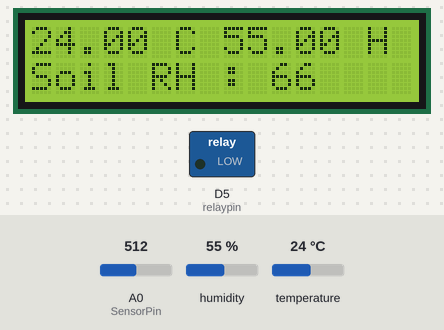
Recording of a program running on a simulated ESP8266 (NodeMCU). Parts: 16×2 character LCD, switched loads named in the program (green lamp = pin HIGH). The inputs (shaded band) are chosen by the test bench; at power-on: A0 (SensorPin) = 512, humidity 55 %, temperature 24 °C. WiFi joins after 1.5 s; servers stay silent unless stated; no MQTT or app messages arrive unless stated; what the program prints to the serial monitor is not drawn.

Above: at 2.7 s.
2.8 s: A0 (SensorPin) set to 646
At 4.0 s:
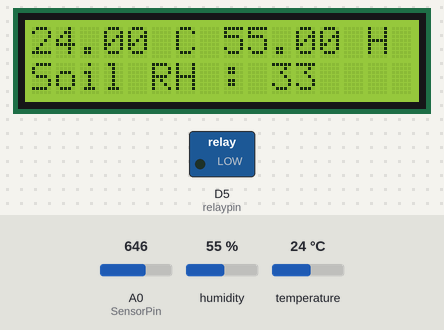
4.3 s: A0 (SensorPin) set to 671
At 5.5 s:
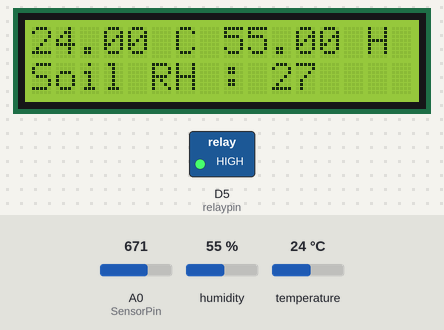
5.8 s: humidity set to 22 %
At 7.0 s:
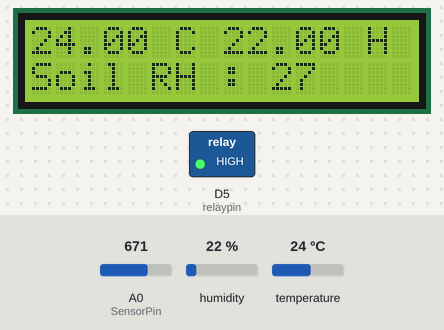
7.3 s: temperature set to 12 °C
At 8.5 s:
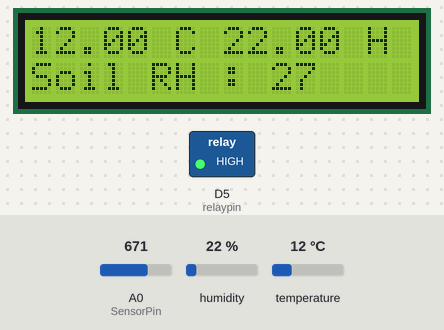
8.8 s: humidity set to 40 %
At 9.4 s:
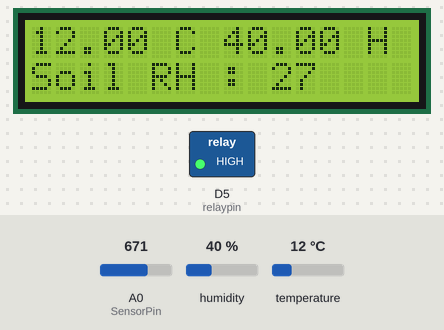
10.3 s: A0 (SensorPin) set to 716
At 11.6 s:
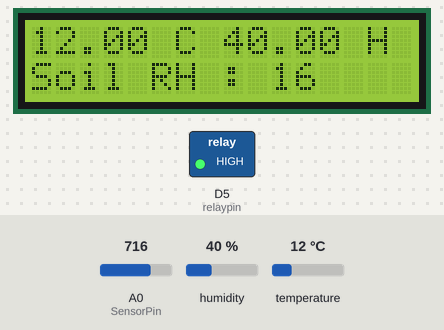
Timing chart, 0 to 12.8 s (numbered marks = the images above; inputs shaded):
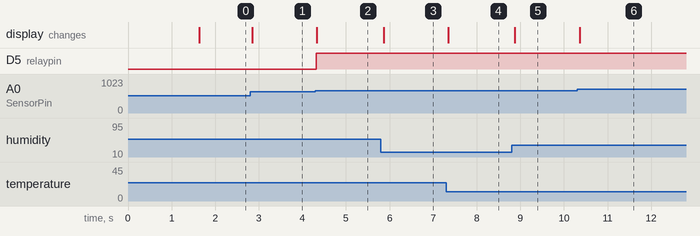

Measured:
- the behaviour switches between 657 and 658 on A0 (SensorPin) (found by bisection; images 1 and 2)
- after the input at 2.8 s, the display: changes after 0.05 s (image 1)
- after the input at 4.3 s, D5 (relaypin): LOW → HIGH at once; the display: changes at once (image 2)
- after the input at 5.8 s, the display: changes after 0.07 s (image 3)
- after the input at 7.3 s, the display: changes at once (image 4)
- after the input at 8.8 s, the display: changes after 0.07 s (image 5)
- after the input at 10.3 s, the display: changes after 0.06 s (image 6)

The program:

main.cpp
```cpp
#include <Arduino.h>
#include <ESP8266WiFi.h>
#include <PubSubClient.h>
#include <LiquidCrystal_I2C.h>
#include <SimpleDHT.h>

/*
  Global Variable
*/
// DHT 11
float temperature = 0;
float humidity = 0;

// Soil Moisture
const int AirValue = 785;
const int WaterValue = 380;
const int SensorPin = A0;
int soilMoistureValue = 0;
int soilmoisturepercent = 0;
int relaypin = D5;

SimpleDHT11 dht11(D7);
/* -----------------------------*/

/*
  Configure For Local
*/

// LCD
LiquidCrystal_I2C lcd(0x27, 16, 2);
// DHT Configuration
void sensorDHT01()
{
  int err = SimpleDHTErrSuccess;

  if ((err = dht11.read2(&temperature, &humidity, NULL)) != SimpleDHTErrSuccess)
  {
    Serial.print("Pembacaan DHT11 gagal, err=");
    Serial.println(err);
    delay(1000);
    return;
  }

  lcd.setCursor(0, 0);
  lcd.print((float)temperature);
  lcd.print(" C ");
  lcd.print((float)humidity);
  lcd.print(" H ");
}

// Soil Moisture Configuration
void soilMoisture01()
{
  soilMoistureValue = analogRead(SensorPin); // put Sensor insert into soil
  Serial.println(soilMoistureValue);

  soilmoisturepercent = map(soilMoistureValue, AirValue, WaterValue, 0, 100);

  if (soilmoisturepercent >= 0 && soilmoisturepercent <= 100)
  {
    lcd.setCursor(0, 1);
    lcd.print("Soil RH : ");
    lcd.print(soilmoisturepercent);
  }

  if (soilmoisturepercent >= 0 && soilmoisturepercent <= 30)
  {
    digitalWrite(relaypin, HIGH);
    Serial.println("Motor is ON");
  }
  else if (soilmoisturepercent > 30 && soilmoisturepercent <= 100)
  {
    digitalWrite(relaypin, LOW);
    Serial.println("Motor is OFF");
  }
}

/* -----------------------------*/

/*
  Configure For NODE-RED

*/

// Mobile
const char *ssid = "Redmi Note 9 Pro";         // sesuaikan dengan username wifi
const char *password = "internet99";           // sesuaikan dengan password wifi
const char *mqtt_server = "broker.hivemq.com"; // isikan server broker

WiFiClient espClient;
PubSubClient client(espClient);

long now = millis();
long lastMeasure = 0;
String macAddr = "";

void setup_wifi()
{
  delay(10);
  Serial.println();
  Serial.print("Connecting to ");
  Serial.println(ssid);
  WiFi.begin(ssid, password);
  while (WiFi.status() != WL_CONNECTED)
  {
    delay(500);
    Serial.print(".");
  }
  Serial.println("");
  Serial.print("WiFi connected - ESP IP address: ");
  Serial.println(WiFi.localIP());
  macAddr = WiFi.macAddress();
  Serial.println(macAddr);
}

void reconnect()
{
  while (!client.connected())
  {
    Serial.print("Attempting MQTT connection...");
    if (client.connect(macAddr.c_str()))
    {
      Serial.println("connected");
    }
    else
    {
      Serial.print("failed, rc=");
      Serial.print(client.state());
      Serial.println(" try again in 5 seconds");
      delay(5000);
    }
  }
}

void connect()
{
  if (!client.connected())
  {
    reconnect();
  }
  if (!client.loop())
  {
    client.connect(macAddr.c_str());
  }
  now = millis();
}

void sensorDHT02()
{
  connect();
  if (now - lastMeasure > 5000)
  {
    lastMeasure = now;
    int err = SimpleDHTErrSuccess;
    byte temperature = 0;
    byte humidity = 0;
    if ((err = dht11.read(&temperature, &humidity, NULL)) != SimpleDHTErrSuccess)
    {
      Serial.print("Pembacaan DHT11 gagal, err=");
      Serial.println(err);
      delay(1000);
      return;
    }
    static char temperatureTemp[7];
    dtostrf(temperature, 4, 2, temperatureTemp);
    Serial.println(temperatureTemp);

    static char temperatureHumidity[7];
    dtostrf(humidity, 4, 2, temperatureHumidity);
    Serial.println(temperatureHumidity);

    client.publish("1941720005/temp", temperatureTemp);
    client.publish("1941720005/humidity", temperatureHumidity);
  }
}

void soilMoisture02()
{
  connect();
  if (now - lastMeasure > 5000)
  {
    soilMoistureValue = analogRead(SensorPin); // put Sensor insert into soil
    Serial.println(soilMoistureValue);

    soilmoisturepercent = map(soilMoistureValue, AirValue, WaterValue, 0, 100);
    if (soilmoisturepercent >= 0 && soilmoisturepercent <= 100)
    {
      // lcd.setCursor(0, 1);
      // lcd.print("Soil RH : ");
      // lcd.print(soilmoisturepercent);
      static char soilTemp[7];
      dtostrf(soilmoisturepercent, 4, 2, soilTemp);
      Serial.println(soilTemp);
      client.publish("1941720005/soil", soilTemp);

      if (soilmoisturepercent >= 0 && soilmoisturepercent <= 30)
      {
        digitalWrite(relaypin, HIGH);
        client.publish("1941720005/motor", "On");
        Serial.println("Motor is ON");
      }
      else if (soilmoisturepercent > 30 && soilmoisturepercent <= 100)
      {
        digitalWrite(relaypin, LOW);
        client.publish("1941720005/motor", "Off");
        Serial.println("Motor is OFF");
      }
    }
  }
}

void setup()
{
  Serial.begin(115200);
  // Local
  pinMode(relaypin, OUTPUT);
  lcd.init(); // initialize the lcd
  lcd.backlight();
  lcd.clear();
  lcd.home();

  // Node-RED
  Serial.println("Mqtt Node-RED");
  setup_wifi();
  client.setServer(mqtt_server, 1883);
}

void loop()
{
  // Local
  sensorDHT01();
  soilMoisture01();

  // Node-RED
  sensorDHT02();
  soilMoisture02();
}
```
